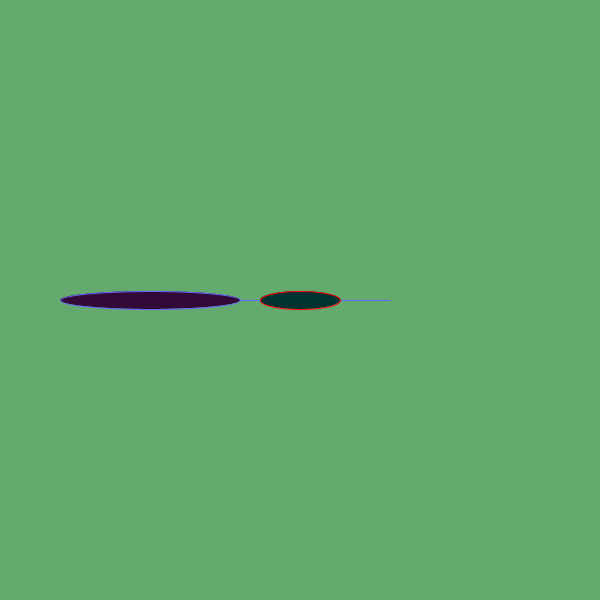
Frame 1 (no input)
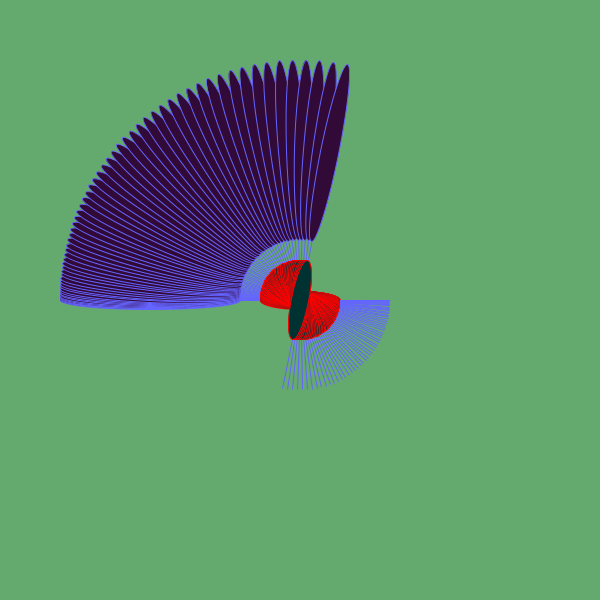
Frame 60 (the mouse pressed at the canvas centre just before this capture)
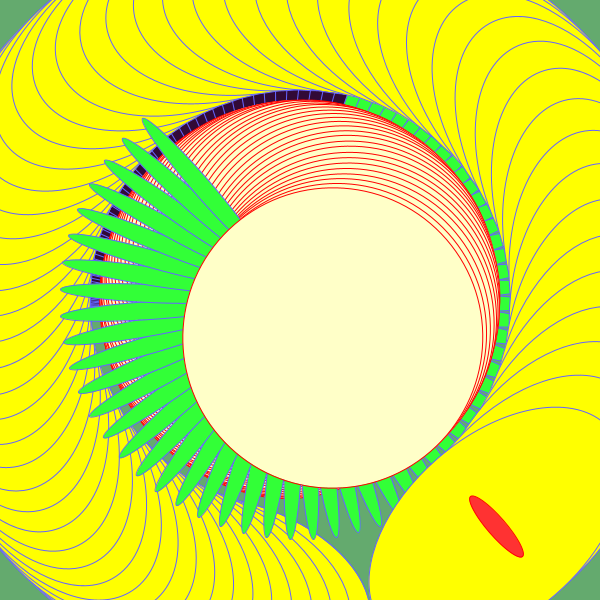
Frame 120 (the mouse held since frame 60 and released just before this capture)

The Processing sketch that drew these frames (run headless with seeded random() and noise(); from frame 60 on, the mouse is pressed at the canvas centre):

// Processing sketch: processing_52723
// ── processing_52723.pde

float angle = 0;   
float aVelocity = 0;
float aAcceleration = 0.001;
void setup() {
  background(100,170,110);
  size(600,600);
}
 
void draw() {
   
  fill(175);
  stroke(0);
  translate(width/2,height/2);
  rotate(angle);
  stroke(100,100,255);
  fill(mouseY,mouseY,0);
 // ellipse(150,0,180,18);
 ellipse(mouseX,0,180,mouseY);
   fill(50,mouseX+10,55);
  ellipse(-150,0,180,18);
   
  stroke(255,0,0);
  fill(255,255,mouseX-100);
  //ellipse(50,0,80,18);
   ellipse(50,0,mouseX,mouseY);
   fill(mouseX,50,50);
  ellipse(mouseX,0,80,18);
aVelocity += aAcceleration;
angle += aVelocity;
}
